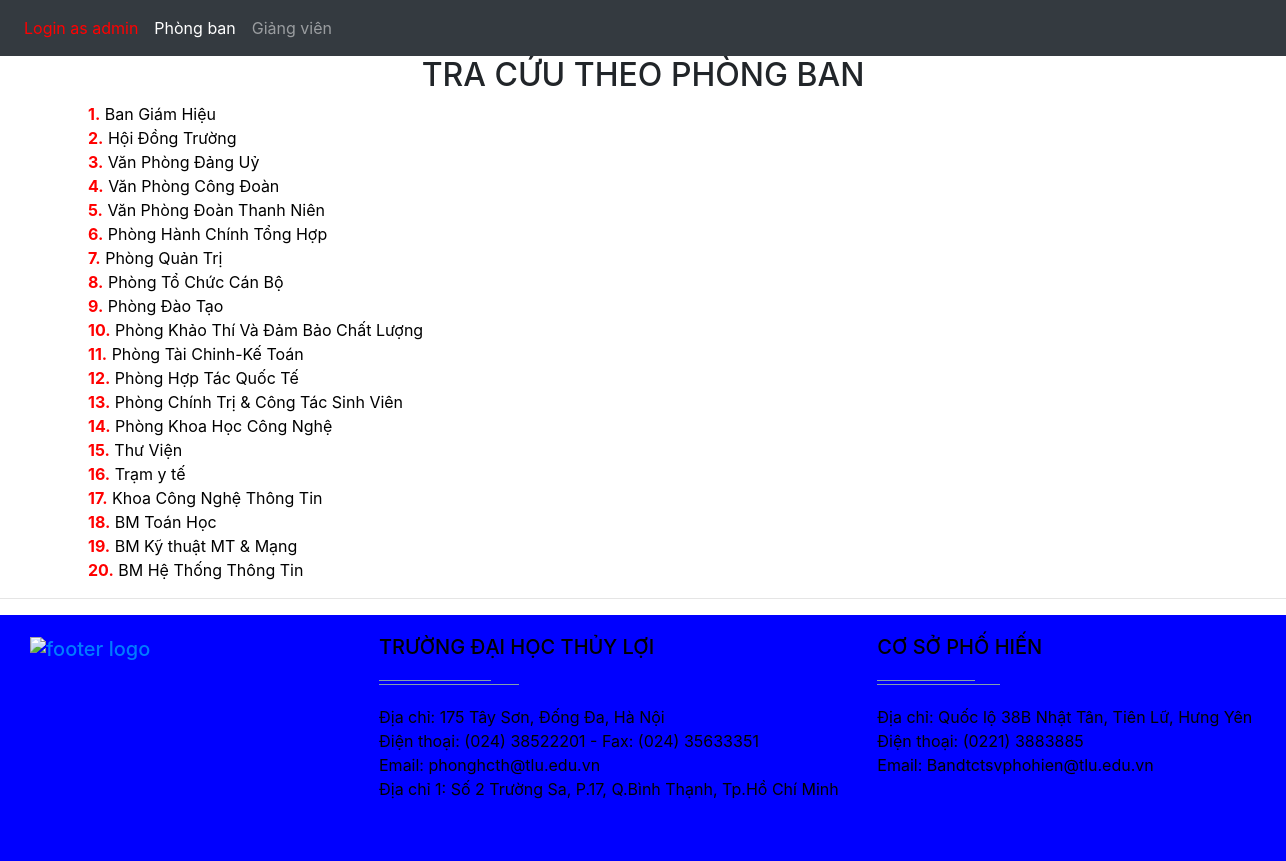
The page / on the database its author committed.
### tables this page shows
CREATE TABLE `donvi` (
  `id` int(10) NOT NULL,
  `name` varchar(255) NOT NULL,
  `sophong` varchar(10) NOT NULL,
  `maytruc` int(255) DEFAULT NULL,
  `diachi` varchar(255) DEFAULT NULL,
  `email` varchar(255) DEFAULT NULL,
  `website` varchar(255) DEFAULT NULL,
  `id_parent` int(10) DEFAULT NULL
);

### db/dbhelper.php (called while the page is built, shortened)
<?php
function select_list($sql) {
	$con = mysqli_connect(HOST, USERNAME, PASSWORD, DATABASE);
	$result = mysqli_query($con, $sql);
	$data   = [];
	while ($row = mysqli_fetch_array($result, 1)) {
		$data[] = $row;
	}
	return $data;
}

### index.php (the view, shortened to what this page needs)
<?php
  require_once('db/dbhelper.php');
  $wh = "";
 ?>
 <?php
  $sql= "select * from donvi ".$wh."";
  $datas = select_list($sql);
$stt=0;
 ?>
<!DOCTYPE html>
<html lang="en">
    <head>
        <link rel="stylesheet" type="text/css" href="css/style.css">
        <link rel="stylesheet" href="https://maxcdn.bootstrapcdn.com/bootstrap/4.5.2/css/bootstrap.min.css">
        <link href="https://use.fontawesome.com/releases/v5.0.4/css/all.css" rel="stylesheet">
    </head>
    <body>
        <header>
      <nav class="navbar navbar-expand-sm bg-dark navbar-dark">
        <ul class="navbar-nav">
             <li class="nav-item">
      <a class="nav-link" style="color: red;" href="./Login/login.php">Login as admin</a>
    </li>
    <li class="nav-item active">
      <a class="nav-link" href="#">Phòng ban</a>
    </li>
    <li class="nav-item">
      <a class="nav-link" href="giangvien.php">Giảng viên</a>
    </li>
  </ul>
</nav>
        </header>
        <div id="main">
    <div class="container">
        <h2 style="text-align: center;">TRA CỨU THEO PHÒNG BAN</h2>
            <?php foreach($datas as $data) {?>
            <a href="vanphong.php?id=<?php echo $data['id'];?>"><b style="color: red"><?php echo $stt+=1?>.</b> <?php echo $data["name"].'<br>';?></a>
            <?php } ?>
</div>
    </div>
    </body>
    <hr>
    <?php require_once('footer.php') ?>

### css/style.css (style rules this page uses)
#main a { color: black; }

### rows shown on the page
donvi: stt "1", name "Ban Giám Hiệu"
donvi: stt "2", name "Hội Đồng Trường"
donvi: stt "3", name "Văn Phòng Đảng Uỷ"
donvi: stt "4", name "Văn Phòng Công Đoàn"
donvi: stt "5", name "Văn Phòng Đoàn Thanh Niên"
donvi: stt "6", name "Phòng Hành Chính Tổng Hợp"
donvi: stt "7", name "Phòng Quản Trị"
donvi: stt "8", name "Phòng Tổ Chức Cán Bộ"
donvi: stt "9", name "Phòng Đào Tạo"
donvi: stt "10", name "Phòng Khảo Thí Và Đảm Bảo Chất Lượng"
donvi: stt "11", name "Phòng Tài Chinh-Kế Toán"
donvi: stt "12", name "Phòng Hợp Tác Quốc Tế"
donvi: stt "13", name "Phòng Chính Trị & Công Tác Sinh Viên"
donvi: stt "14", name "Phòng Khoa Học Công Nghệ"
donvi: stt "15", name "Thư Viện"
donvi: stt "16", name "Trạm y tế"
donvi: stt "17", name "Khoa Công Nghệ Thông Tin"
donvi: stt "18", name "BM Toán Học"
donvi: stt "19", name "BM Kỹ thuật MT & Mạng"
donvi: stt "20", name "BM Hệ Thống Thông Tin"
